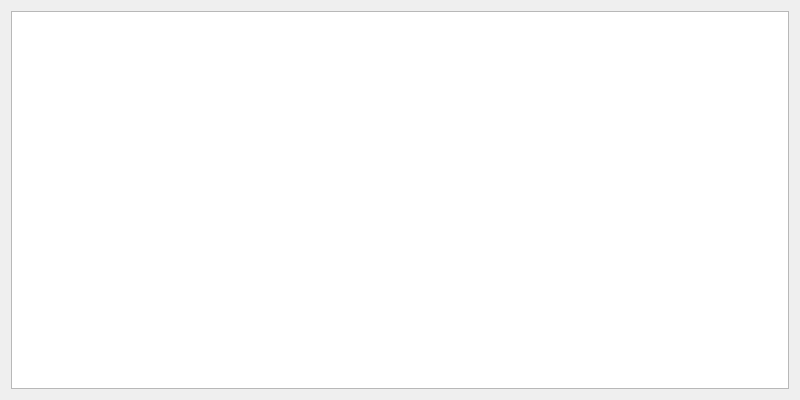
<?xml version="1.0" encoding="UTF-8"?>
<ui version="4.0">
 <class>GoodsDialog</class>
 <widget class="QDialog" name="GoodsDialog">
  <property name="geometry">
   <rect>
    <x>0</x>
    <y>0</y>
    <width>800</width>
    <height>400</height>
   </rect>
  </property>
  <property name="font">
   <font>
    <pointsize>10</pointsize>
   </font>
  </property>
  <property name="windowTitle">
   <string notr="true">Hellar Core - Command-line options</string>
  </property>
  <layout class="QGridLayout" name="gridLayout">
   <item row="0" column="0">
    <widget class="QTextBrowser" name="textBrowser">
     <property name="html">
      <string>&lt;!DOCTYPE HTML PUBLIC &quot;-//W3C//DTD HTML 4.0//EN&quot; &quot;http://www.w3.org/TR/REC-html40/strict.dtd&quot;&gt;
&lt;html&gt;&lt;head&gt;&lt;meta name=&quot;qrichtext&quot; content=&quot;1&quot; /&gt;&lt;style type=&quot;text/css&quot;&gt;
p, li { white-space: pre-wrap; }
&lt;/style&gt;&lt;/head&gt;&lt;body style=&quot; font-family:'Noto Sans'; font-size:10pt; font-weight:400; font-style:normal;&quot;&gt;
&lt;p style=&quot;-qt-paragraph-type:empty; margin-top:0px; margin-bottom:0px; margin-left:0px; margin-right:0px; -qt-block-indent:0; text-indent:0px; font-family:'.Lucida Grande UI';&quot;&gt;&lt;br /&gt;&lt;/p&gt;&lt;/body&gt;&lt;/html&gt;</string>
     </property>
     <property name="openExternalLinks">
      <bool>true</bool>
     </property>
    </widget>
   </item>
  </layout>
 </widget>
 <resources>
  <include location="../hellar.qrc"/>
 </resources>
 <connections/>
</ui>
